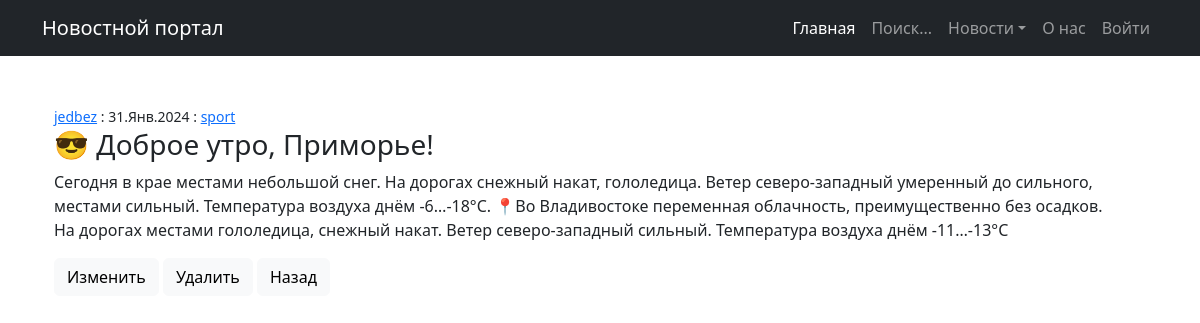
/news/111, run on the app's committed database.
### news/models.py (models this page shows, shortened)
class Post(models.Model):
    author = models.ForeignKey(Author, on_delete=models.CASCADE)
    type_news = models.CharField(max_length=2, choices=TYPES, default=news)
    date_time = models.DateTimeField(auto_now_add=True)
    categories = models.ManyToManyField(Category, through='PostCategory')
    title = models.CharField(max_length=255)
    text = models.TextField()
    rate = models.IntegerField(default=0)
    class Meta:
        verbose_name = 'Публикация'
        verbose_name_plural = 'Публикации'

class Author(models.Model):
    user = models.OneToOneField(User, on_delete=models.CASCADE)
    rate = models.IntegerField(default=0)  # рейтинг автора
    def __str__(self):
        return f'{self.user}'

class Category(models.Model):
    name = models.CharField(max_length=2, choices=TOPICS, default=zdrav, unique=True)
    subscribers = models.ManyToManyField(User, through='UserCategory')
    class Meta:
        verbose_name = 'Категория'
        verbose_name_plural = 'Категории'
    def __str__(self):
        return f'{self.name}'

### news/views.py (the view)
# urls.py: path('news/<int:pk>', PostDetail.as_view(), name="post_detail"),
class PostDetail(DetailView):
    model = Post
    template_name = 'post.html'
    context_object_name = 'post'
    def get_object(self, *args, **kwargs):  # переопределяем метод получения объекта
        obj = cache.get(f'post-{self.kwargs["pk"]}', None)
        if not obj:
            obj = super().get_object(queryset=self.queryset)
            cache.set(f'post-{self.kwargs["pk"]}', obj)
        return obj

### news/templatetags/custom_filters.py (called while the page is built)
@register.filter()
def censor(value):
    if not isinstance(value, str):
        raise APIException(f'Указанный id статьи, не является строкой: {value}')
    for bad in BAD_STR:
        value = value.replace(f'{bad[:1].upper()}{bad[1:]}', f'{bad[:1].upper()}{"*" * (len(bad) - 1)}')
        value = value.replace(f'{bad[:1].lower()}{bad[1:]}', f'{bad[:1].lower()}{"*" * (len(bad) - 1)}')
    return value

### templates/post.html (shortened to what this page needs)
{% extends 'flatpages/default.html' %}
{% load custom_filters %}
{% load cache %}
{% block content %}
    <div class="container">
        <div class="text-start mt-5">
            {% cache 300 content_post %}
                <div>
                    <small>
                        <a class="button" href="/profile/{{ post.author.user.id }}">{{ post.author }}</a>
                        : {{ post.date_time|date:'d.M.Y' }}
                        :
                        {% for category in post.categories.all %}
                            <a class="button" href="/news/?categories={{ category.id }}">{{ category }}</a>
                        {% endfor %}
                    </small>
                </div>
                <h3>{{ post.title|censor }}</h3>
                <p>{{ post.text|censor }}</p>
                <a class="btn btn-light" href="{{ post.id }}/edit/">Изменить</a>
                <a class="btn btn-light" href="{{ post.id }}/delete/">Удалить</a>
                <a class="btn btn-light" href="{{ request.META.HTTP_REFERER }}">Назад</a>
            {% endcache %}
        </div>
    </div>
{% endblock content %}

### data on the page
Post: author "jedbez", date_time "31.Янв.2024", title|censor "😎 Доброе утро, Приморье!", text|censor "Сегодня в крае местами небольшой снег. На дорогах снежный накат, гололедица. Ветер северо-западный умеренный до сильного, местами сильный. Температура воздуха днём -6…-18°C. 📍Во Владивостоке переменная облачность, преимущественно без осадков. На дорогах местами гололедица, снежный накат. Ветер северо-западный сильный. Температура воздуха днём -11…-13°C"
Category: name "sport"
